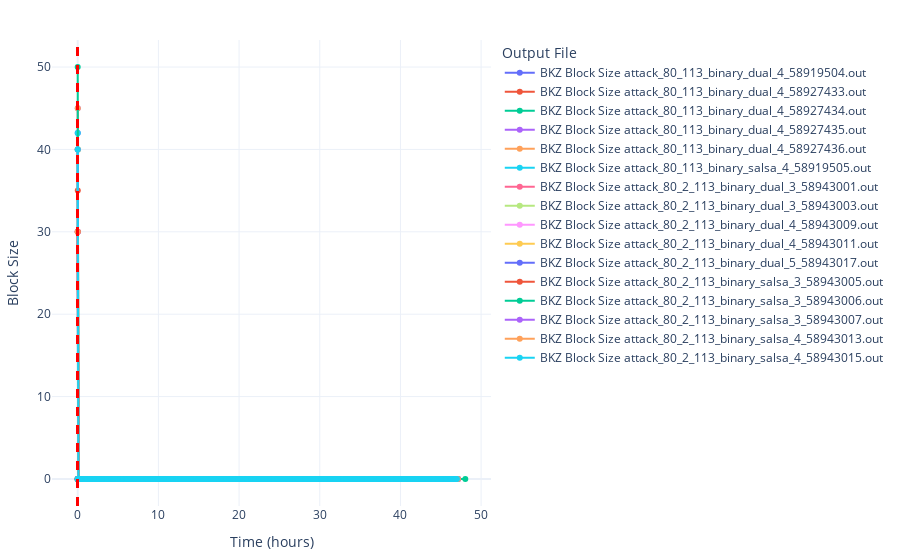

Notebook code cell kept with this figure:
### Code cell
fig_block_sizes = go.Figure()

for res in results:
    block_sizes = res['block_sizes']
    tours = sorted(res['best_b'].keys())
    x_axis = tours if not use_time else [res['tour_to_time'][tour] for tour in tours]

    # Prepare block size values: use max if multiple in a tour, 0 if none
    block_size_values = []
    for tour in tours:
        sizes = block_sizes.get(tour, [])
        max_size = max(sizes) if sizes else 0
        block_size_values.append(max_size)

    fig_block_sizes.add_trace(go.Scatter(
        x=x_axis,
        y=block_size_values,
        mode='lines+markers',
        name=f"BKZ Block Size {res['output_file']}"
    ))
    # Add vertical line where BKZ starts
    if res['start_bkz'] is not None and res['start_bkz'] in res['tour_to_time']:
        start_bkz = res['start_bkz'] if not use_time else res['tour_to_time'][res['start_bkz']]
        fig_block_sizes.add_vline(x=start_bkz, line_dash="dash", line_color="red")

fig_block_sizes.update_layout(
    xaxis_title=x_axis_title,
    yaxis_title="Block Size",
    legend_title="Output File",
    template="plotly_white",
    autosize=True,
    margin=dict(l=40, r=20, t=40, b=40)
)
fig_block_sizes.show()

### Figure 1 — Plotly figure (JSON) as saved in the notebook; plotly's stock layout.template omitted (floating-point values rounded to 4 significant figures; data arrays with more than 128 entries replaced by an {"elided": "..."} marker saying what was removed)
{"data": [{"mode": "lines+markers", "name": "BKZ Block Size attack_80_113_binary_dual_4_58919504.out", "type": "scatter", "x": {"elided": "313 float values"}, "y": {"elided": "313 int values"}}, {"mode": "lines+markers", "name": "BKZ Block Size attack_80_113_binary_dual_4_58927433.out", "type": "scatter", "x": {"elided": "531 float values"}, "y": {"elided": "531 int values"}}, {"mode": "lines+markers", "name": "BKZ Block Size attack_80_113_binary_dual_4_58927434.out", "type": "scatter", "x": {"elided": "461 float values"}, "y": {"elided": "461 int values"}}, {"mode": "lines+markers", "name": "BKZ Block Size attack_80_113_binary_dual_4_58927435.out", "type": "scatter", "x": {"elided": "357 float values"}, "y": {"elided": "357 int values"}}, {"mode": "lines+markers", "name": "BKZ Block Size attack_80_113_binary_dual_4_58927436.out", "type": "scatter", "x": {"elided": "353 float values"}, "y": {"elided": "353 int values"}}, {"mode": "lines+markers", "name": "BKZ Block Size attack_80_113_binary_salsa_4_58919505.out", "type": "scatter", "x": {"elided": "314 float values"}, "y": {"elided": "314 int values"}}, {"mode": "lines+markers", "name": "BKZ Block Size attack_80_2_113_binary_dual_3_58943001.out", "type": "scatter", "x": {"elided": "343 float values"}, "y": {"elided": "343 int values"}}, {"mode": "lines+markers", "name": "BKZ Block Size attack_80_2_113_binary_dual_3_58943003.out", "type": "scatter", "x": {"elided": "317 float values"}, "y": {"elided": "317 int values"}}, {"mode": "lines+markers", "name": "BKZ Block Size attack_80_2_113_binary_dual_4_58943009.out", "type": "scatter", "x": {"elided": "347 float values"}, "y": {"elided": "347 int values"}}, {"mode": "lines+markers", "name": "BKZ Block Size attack_80_2_113_binary_dual_4_58943011.out", "type": "scatter", "x": {"elided": "308 float values"}, "y": {"elided": "308 int values"}}, {"mode": "lines+markers", "name": "BKZ Block Size attack_80_2_113_binary_dual_5_58943017.out", "type": "scatter", "x": {"elided": "376 float values"}, "y": {"elided": "376 int values"}}, {"mode": "lines+markers", "name": "BKZ Block Size attack_80_2_113_binary_salsa_3_58943005.out", "type": "scatter", "x": {"elided": "344 float values"}, "y": {"elided": "344 int values"}}, {"mode": "lines+markers", "name": "BKZ Block Size attack_80_2_113_binary_salsa_3_58943006.out", "type": "scatter", "x": [0.001858, 0.003842, 0.006614, 0.08928, 0.2036, 0.3098, 0.4944, 0.9453, 9.793, 19.8, 29.38, 40.33, 48.04], "y": [50, 0, 0, 0, 0, 0, 0, 0, 0, 0, 0, 0, 0]}, {"mode": "lines+markers", "name": "BKZ Block Size attack_80_2_113_binary_salsa_3_58943007.out", "type": "scatter", "x": {"elided": "303 float values"}, "y": {"elided": "303 int values"}}, {"mode": "lines+markers", "name": "BKZ Block Size attack_80_2_113_binary_salsa_4_58943013.out", "type": "scatter", "x": {"elided": "351 float values"}, "y": {"elided": "351 int values"}}, {"mode": "lines+markers", "name": "BKZ Block Size attack_80_2_113_binary_salsa_4_58943015.out", "type": "scatter", "x": {"elided": "332 float values"}, "y": {"elided": "332 int values"}}], "layout": {"autosize": true, "legend": {"title": {"text": "Output File"}}, "margin": {"b": 40, "l": 40, "r": 20, "t": 40}, "shapes": [{"line": {"color": "red", "dash": "dash"}, "type": "line", "x0": 0.009744, "x1": 0.009744, "xref": "x", "y0": 0, "y1": 1, "yref": "y domain"}, {"line": {"color": "red", "dash": "dash"}, "type": "line", "x0": 0.0101, "x1": 0.0101, "xref": "x", "y0": 0, "y1": 1, "yref": "y domain"}, {"line": {"color": "red", "dash": "dash"}, "type": "line", "x0": 0.01141, "x1": 0.01141, "xref": "x", "y0": 0, "y1": 1, "yref": "y domain"}, {"line": {"color": "red", "dash": "dash"}, "type": "line", "x0": 0.008733, "x1": 0.008733, "xref": "x", "y0": 0, "y1": 1, "yref": "y domain"}, {"line": {"color": "red", "dash": "dash"}, "type": "line", "x0": 0.01018, "x1": 0.01018, "xref": "x", "y0": 0, "y1": 1, "yref": "y domain"}, {"line": {"color": "red", "dash": "dash"}, "type": "line", "x0": 0.0007389, "x1": 0.0007389, "xref": "x", "y0": 0, "y1": 1, "yref": "y domain"}, {"line": {"color": "red", "dash": "dash"}, "type": "line", "x0": 0.01234, "x1": 0.01234, "xref": "x", "y0": 0, "y1": 1, "yref": "y domain"}, {"line": {"color": "red", "dash": "dash"}, "type": "line", "x0": 0.006389, "x1": 0.006389, "xref": "x", "y0": 0, "y1": 1, "yref": "y domain"}, {"line": {"color": "red", "dash": "dash"}, "type": "line", "x0": 0.009892, "x1": 0.009892, "xref": "x", "y0": 0, "y1": 1, "yref": "y domain"}, {"line": {"color": "red", "dash": "dash"}, "type": "line", "x0": 0.008231, "x1": 0.008231, "xref": "x", "y0": 0, "y1": 1, "yref": "y domain"}, {"line": {"color": "red", "dash": "dash"}, "type": "line", "x0": 0.004308, "x1": 0.004308, "xref": "x", "y0": 0, "y1": 1, "yref": "y domain"}, {"line": {"color": "red", "dash": "dash"}, "type": "line", "x0": 0.001811, "x1": 0.001811, "xref": "x", "y0": 0, "y1": 1, "yref": "y domain"}, {"line": {"color": "red", "dash": "dash"}, "type": "line", "x0": 0.001858, "x1": 0.001858, "xref": "x", "y0": 0, "y1": 1, "yref": "y domain"}, {"line": {"color": "red", "dash": "dash"}, "type": "line", "x0": 0.001831, "x1": 0.001831, "xref": "x", "y0": 0, "y1": 1, "yref": "y domain"}, {"line": {"color": "red", "dash": "dash"}, "type": "line", "x0": 0.0004472, "x1": 0.0004472, "xref": "x", "y0": 0, "y1": 1, "yref": "y domain"}, {"line": {"color": "red", "dash": "dash"}, "type": "line", "x0": 0.0007306, "x1": 0.0007306, "xref": "x", "y0": 0, "y1": 1, "yref": "y domain"}], "xaxis": {"title": {"text": "Time (hours)"}}, "yaxis": {"title": {"text": "Block Size"}}}}
